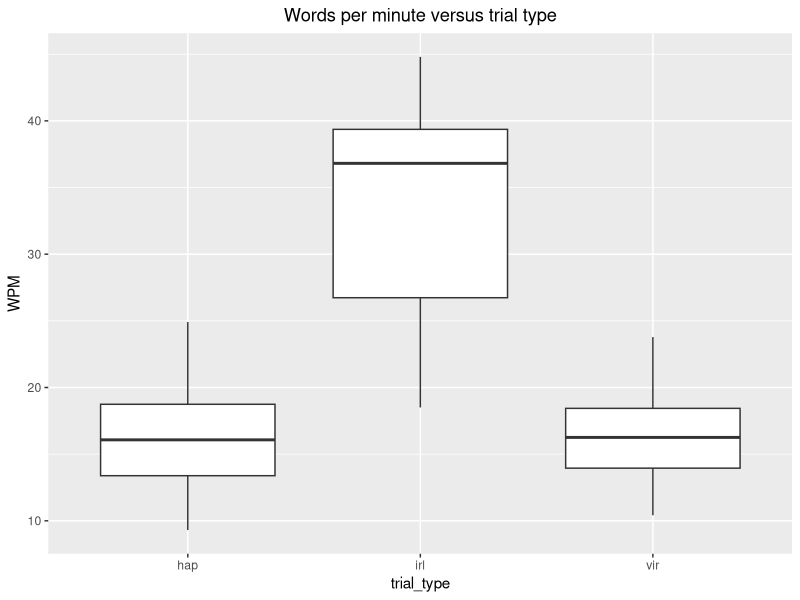
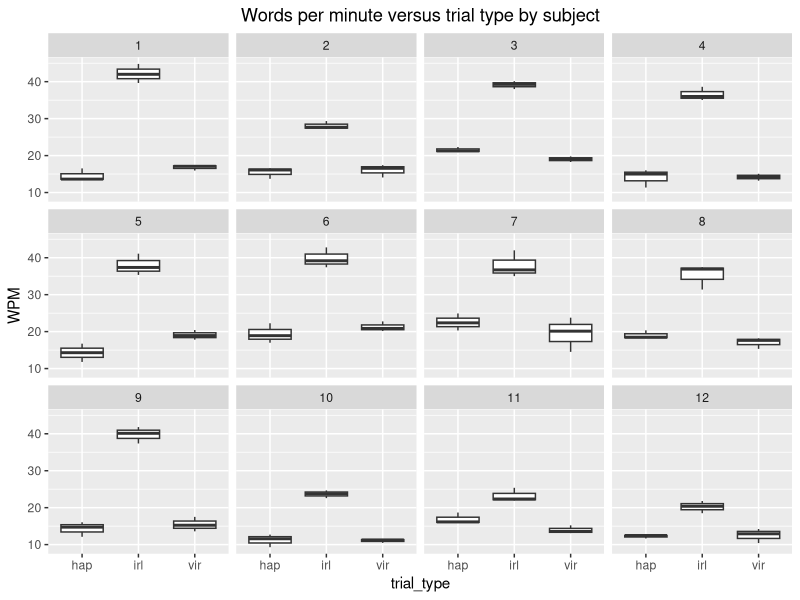
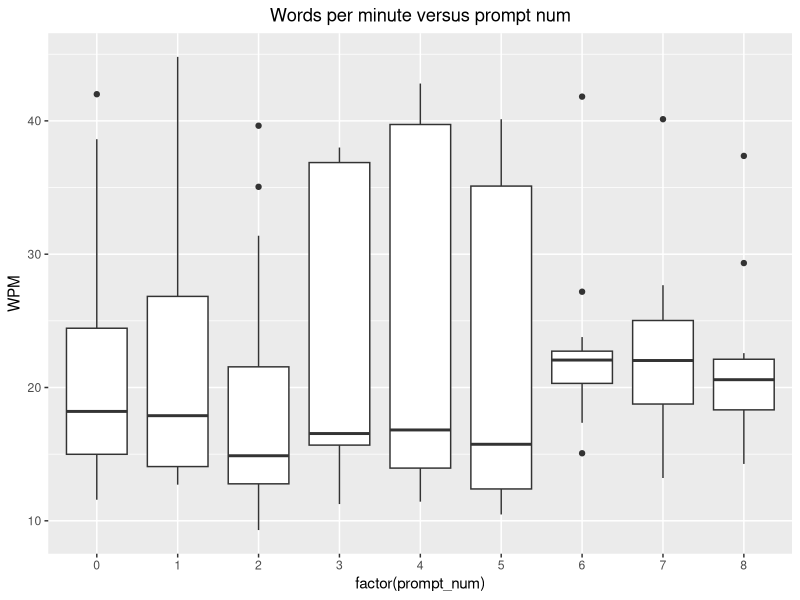
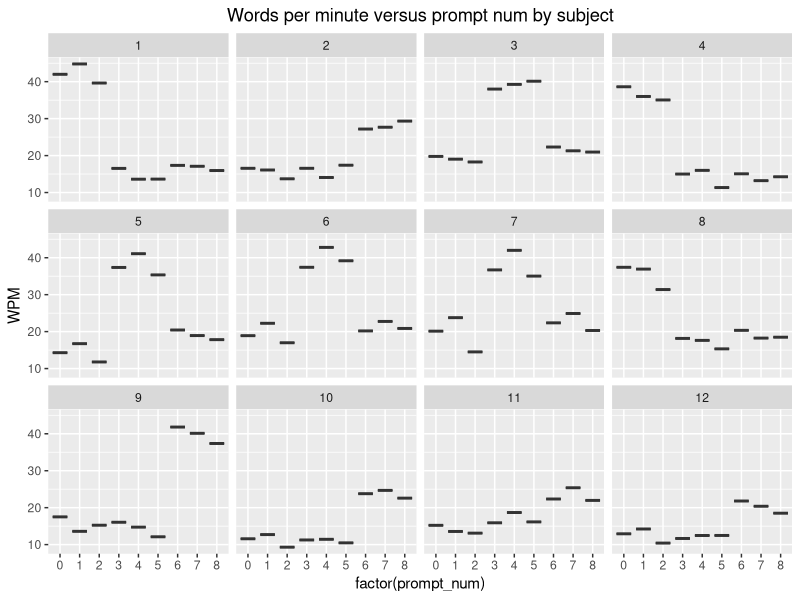
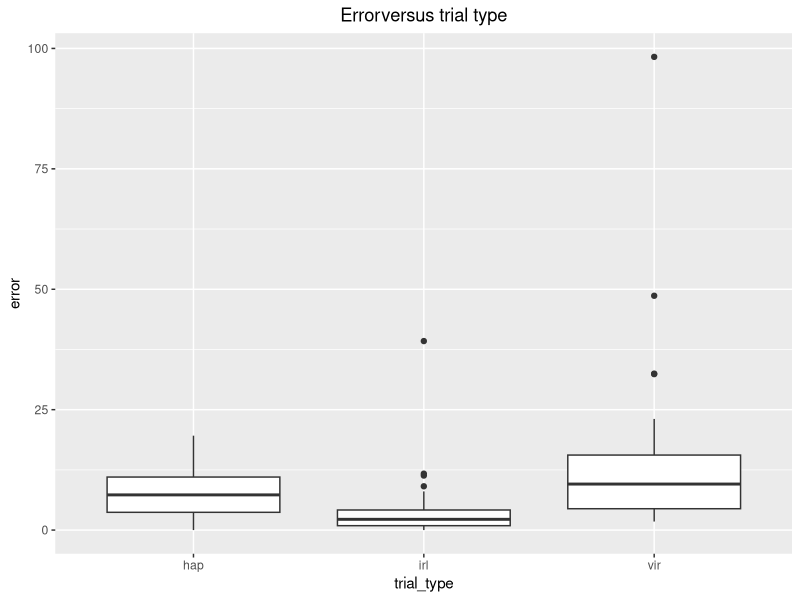
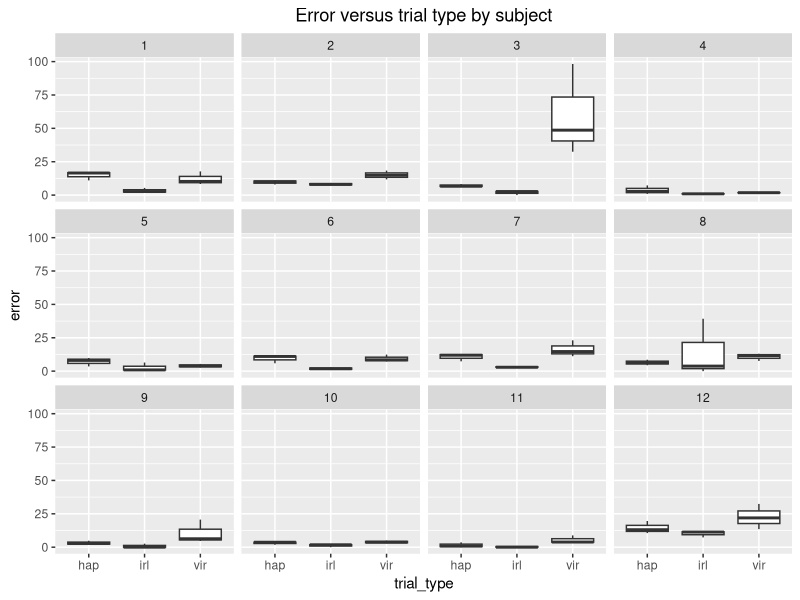
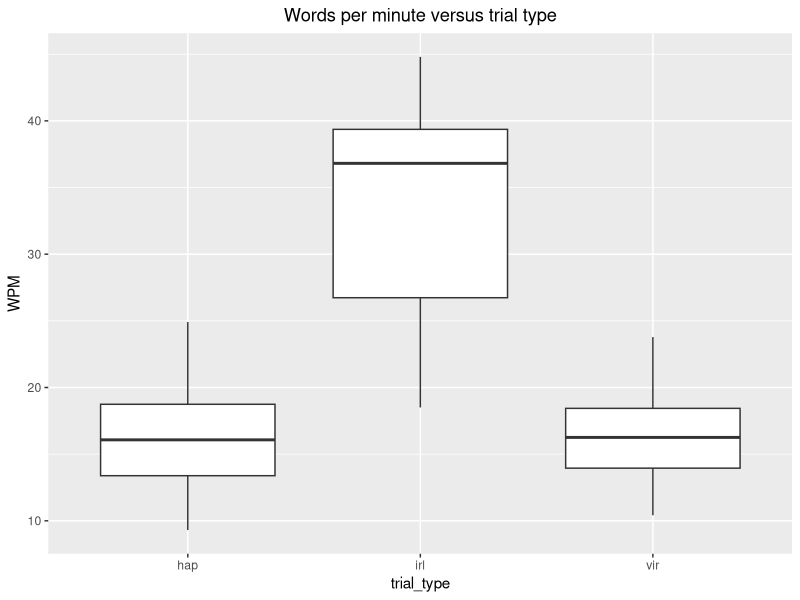
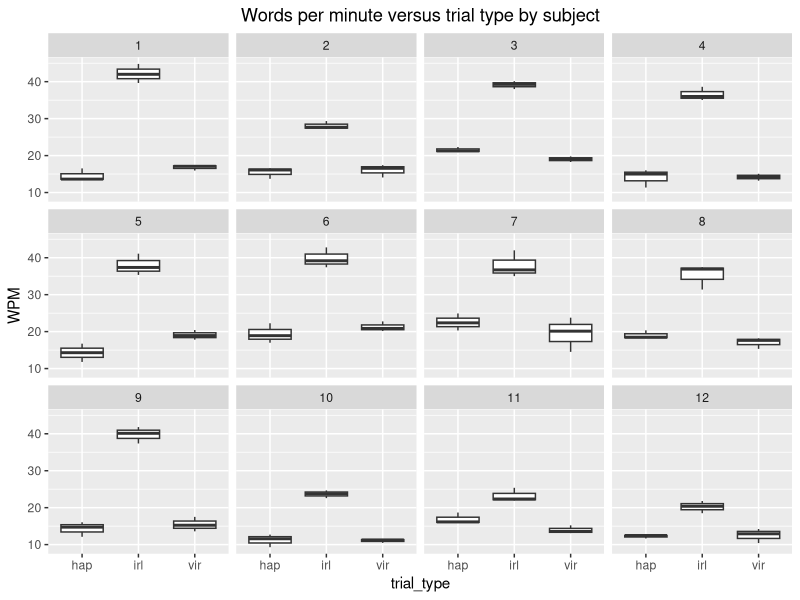

These figures' R source, in order:
## ---- chunk 1
knitr::opts_chunk$set(echo = TRUE)
library(readxl)
library(tidyverse)
library(ggplot2)
library(nlme)
## ---- chunk 2
setwd("/Users/aspence/Documents/spencelab/haptics")
#df <- read_excel('haptics.xlsx')
df <- read_csv('FinalData.csv')
summary(df)
## ---- chunk 3
mod <- lme(WPM ~ trial_type, random = ~1 | subject/prompt_num,na.action=na.omit,data=df)
# Quote a significant main effect or interaction:
dataov <- anova(mod)
summary(mod)
## ---- chunk 4
pall <- df %>% ggplot(aes(x=trial_type, y=WPM)) + geom_boxplot() +
  ggtitle("Words per minute versus trial type") +
  theme(plot.title = element_text(hjust = .5))
pall
ggsave("wpm_vs_trialtype.pdf")
pby <- df %>% ggplot(aes(x=trial_type, y=WPM)) + geom_boxplot() + facet_wrap(~subject) +
  #labs(x = "") +
  #ylab(theunits) +
  #xlab("Time after SCI") +
  ggtitle("Words per minute versus trial type by subject") +
  theme(plot.title = element_text(hjust = .5))
pby
ggsave("wpm_vs_trialtype_bysubject.pdf")

wpnb <- df %>% ggplot(aes(x=factor(prompt_num), y=WPM)) + geom_boxplot() +
  #labs(x = "") +
  #ylab(theunits) +
  #xlab("Time after SCI") +
  ggtitle("Words per minute versus prompt num") +
  theme(plot.title = element_text(hjust = .5))
wpnb
ggsave("wpm_vs_promptnum.pdf")

wpnbs <- df %>% ggplot(aes(x=factor(prompt_num), y=WPM)) + geom_boxplot() + facet_wrap(~subject) +
  #labs(x = "") +
  #ylab(theunits) +
  #xlab("Time after SCI") +
  ggtitle("Words per minute versus prompt num by subject") +
  theme(plot.title = element_text(hjust = .5))
wpnbs
ggsave("wpm_vs_promptnum_bysubject.pdf")

# error
ett <- df %>% ggplot(aes(x=trial_type, y=error)) + geom_boxplot() +
  #labs(x = "") +
  #ylab(theunits) +
  #xlab("Time after SCI") +
  ggtitle("Errorversus trial type") +
  theme(plot.title = element_text(hjust = .5))
ett
ggsave("error_vs_trialtype.pdf")

etts <- df %>% ggplot(aes(x=trial_type, y=error)) + geom_boxplot() + facet_wrap(~subject) +
  #labs(x = "") +
  #ylab(theunits) +
  #xlab("Time after SCI") +
  ggtitle("Error versus trial type by subject") +
  theme(plot.title = element_text(hjust = .5))
etts
ggsave("error_vs_trialtype_bysubject.pdf")

